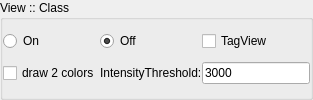
          <widget class="QGroupBox" name="gbClass">
           <property name="title">
            <string>View :: Class</string>
           </property>
           <layout class="QGridLayout" name="gridLayout_4">
            <property name="sizeConstraint">
             <enum>QLayout::SetMinimumSize</enum>
            </property>
            <property name="margin">
             <number>0</number>
            </property>
            <property name="spacing">
             <number>0</number>
            </property>
            <item row="0" column="0">
             <widget class="QRadioButton" name="radioClassViewOn">
              <property name="text">
               <string>On</string>
              </property>
             </widget>
            </item>
            <item row="0" column="1">
             <widget class="QRadioButton" name="radioClassViewOff">
              <property name="text">
               <string>Off</string>
              </property>
              <property name="checked">
               <bool>true</bool>
              </property>
             </widget>
            </item>
            <item row="0" column="2">
             <widget class="QCheckBox" name="ckbClassTagView">
              <property name="sizePolicy">
               <sizepolicy hsizetype="Minimum" vsizetype="Minimum">
                <horstretch>0</horstretch>
                <verstretch>0</verstretch>
               </sizepolicy>
              </property>
              <property name="locale">
               <locale language="English" country="UnitedStates"/>
              </property>
              <property name="text">
               <string>TagView</string>
              </property>
             </widget>
            </item>
            <item row="2" column="2">
             <widget class="QLineEdit" name="leIntensityThreshold">
              <property name="sizePolicy">
               <sizepolicy hsizetype="Fixed" vsizetype="Fixed">
                <horstretch>0</horstretch>
                <verstretch>0</verstretch>
               </sizepolicy>
              </property>
              <property name="cursor">
               <cursorShape>IBeamCursor</cursorShape>
              </property>
              <property name="text">
               <string>3000</string>
              </property>
             </widget>
            </item>
            <item row="2" column="1">
             <widget class="QLabel" name="lblIntensityThreshold">
              <property name="text">
               <string>IntensityThreshold:</string>
              </property>
             </widget>
            </item>
            <item row="2" column="0">
             <widget class="QCheckBox" name="ckbTwoColors">
              <property name="sizePolicy">
               <sizepolicy hsizetype="Minimum" vsizetype="Minimum">
                <horstretch>0</horstretch>
                <verstretch>0</verstretch>
               </sizepolicy>
              </property>
              <property name="locale">
               <locale language="English" country="UnitedStates"/>
              </property>
              <property name="text">
               <string>draw 2 colors</string>
              </property>
             </widget>
            </item>
           </layout>
          </widget>
